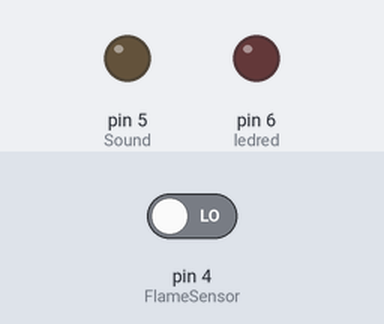
Simulated run of this sketch. Board: Arduino Uno, built with avr-gcc and run on an emulated ATmega328P. On the bench: output pins drawn as LEDs (lit = HIGH). Inputs (shaded band) come from the test bench; at power-on: pin 4 (FlameSensor) LOW. The modem accepts every AT command (registered, SIM ready, sends succeed) and sends nothing else; what the sketch prints to the serial monitor is not drawn.

Above: at 6.2 s.
6.3 s: pin 4 (FlameSensor) driven HIGH
At 8.1 s:
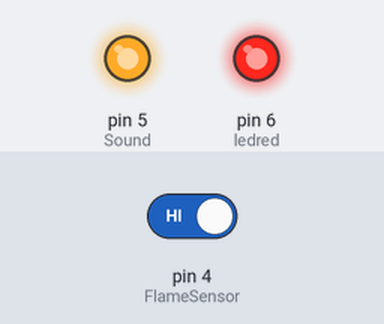
Timing chart, 0 to 9.6 s (numbered marks = the images above; inputs shaded):
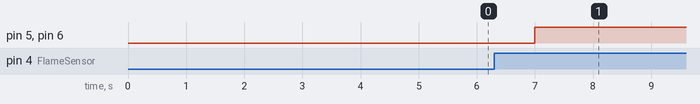

The sketch:

gsmapi.ino
```cpp
#include <SoftwareSerial.h>
SoftwareSerial SIM900(7, 8); // gsm module connected here
String textForSMS;

int FlameSensor = 4; // Flame Sensor
int Sound = 5;
int ledred = 6;

void setup() {
  randomSeed(analogRead(0));
  Serial.begin(9600);
  SIM900.begin(9600); // original 19200. while enter 9600 for sim900A
  Serial.println(" logging time completed!");
  pinMode(FlameSensor, INPUT);
  pinMode(Sound, OUTPUT);
  pinMode(ledred, OUTPUT);
  digitalWrite(Sound, LOW);
  delay(5000); // wait for 5 seconds
}

void loop() {
  if ( digitalRead(FlameSensor) == HIGH) //
  {
    textForSMS =  "\nFire Detected!";
    digitalWrite(Sound, HIGH);
    digitalWrite(ledred, HIGH);
    sendSMS(textForSMS);
    Serial.println(textForSMS);
    Serial.println("message sent.");
    delay(4000);
  }
  else //
  {
    Serial.println("No Fire Detected");
    digitalWrite(Sound, LOW);
    digitalWrite(ledred, LOW);
    delay(1000);
  }
}


void sendSMS(String message)
{
  SIM900.print("AT+CMGF=1\r");                     // AT command to send SMS message
  delay(1000);
  SIM900.println("AT + CMGS = \"+628571144226791919\"");  // recipient's mobile number, in international format
  delay(1000);
  SIM900.println(message);                         // message to send
  delay(1000);
  SIM900.println((char)26);                        // End AT command with a ^Z, ASCII code 26
  delay(1000);
  SIM900.println();
  delay(100);                                     // give module time to send SMS
}
```

Measured:
- after the input at 6.3 s, pin 5 (Sound), pin 6 (ledred): LOW → HIGH after 0.70 s
